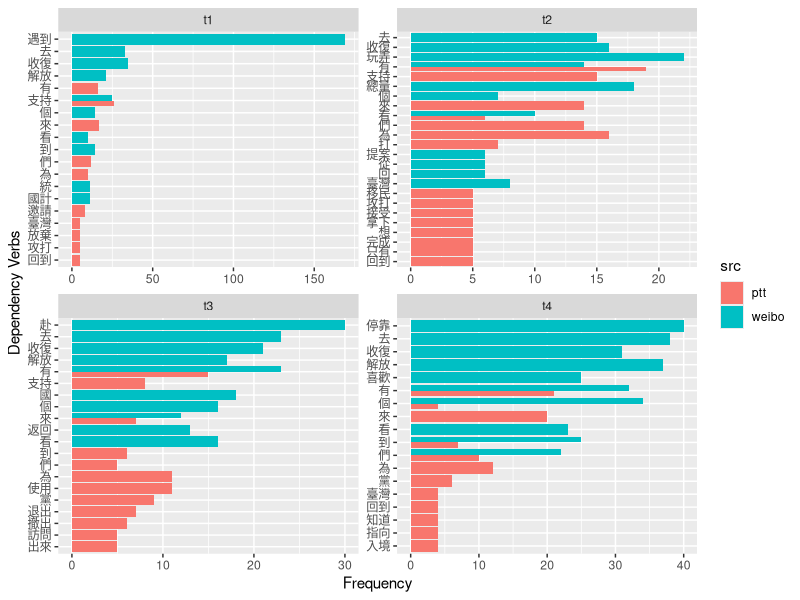

Recreate this plot in R.
library(tidyverse)

dependency_df <- read_csv('data/dependency.csv') 

# word: single-select from c('台灣', '美國', '中國')
# timesteps: multi-select
# sources: checkbox

plot <- function(word,
                 timesteps,
                 sources = c('weibo', 'ptt')) {
  matched <- dependency_df %>%
    filter(keyword == word,
           timestep %in% timesteps,
           src %in% sources) %>%
    group_by(src, timestep) %>%
    arrange(-freq) %>%
    top_n(10)
  
  ggplot(matched, aes(reorder(verb, freq), freq)) +
    geom_col(aes(fill = src), position = 'dodge') +
    facet_wrap(~timestep, scales = 'free') +
    coord_flip() +
    xlab('Dependency Verbs') +
    ylab('Frequency')
}


plot('臺灣', c('t1', 't2', 't3', 't4'))
